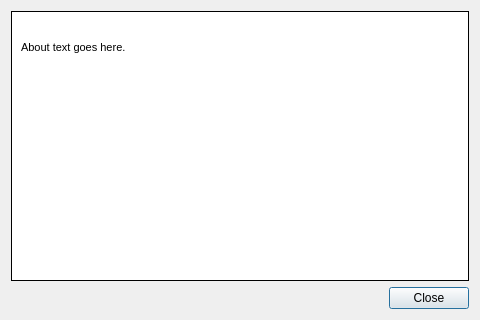
<?xml version="1.0" encoding="UTF-8"?>
<ui version="4.0">
 <class>Plugins::SWAT::AboutDialog</class>
 <widget class="QDialog" name="Plugins::SWAT::AboutDialog">
  <property name="geometry">
   <rect>
    <x>0</x>
    <y>0</y>
    <width>480</width>
    <height>320</height>
   </rect>
  </property>
  <property name="windowTitle">
   <string>About SWAT</string>
  </property>
  <property name="windowIcon">
   <iconset>
    <normaloff>:/SWAT/app.png</normaloff>:/SWAT/app.png</iconset>
  </property>
  <property name="sizeGripEnabled">
   <bool>false</bool>
  </property>
  <property name="modal">
   <bool>true</bool>
  </property>
  <layout class="QVBoxLayout" name="verticalLayout_2">
   <item>
    <widget class="QFrame" name="frame">
     <property name="styleSheet">
      <string notr="true">background-color: white;</string>
     </property>
     <property name="frameShape">
      <enum>QFrame::Box</enum>
     </property>
     <layout class="QVBoxLayout" name="verticalLayout">
      <item>
       <widget class="QLabel" name="lblLogo">
        <property name="sizePolicy">
         <sizepolicy hsizetype="Preferred" vsizetype="Fixed">
          <horstretch>0</horstretch>
          <verstretch>0</verstretch>
         </sizepolicy>
        </property>
        <property name="text">
         <string/>
        </property>
        <property name="pixmap">
         <pixmap>:/SWAT/logo_320.png</pixmap>
        </property>
        <property name="scaledContents">
         <bool>false</bool>
        </property>
        <property name="alignment">
         <set>Qt::AlignHCenter|Qt::AlignTop</set>
        </property>
        <property name="margin">
         <number>5</number>
        </property>
       </widget>
      </item>
      <item>
       <widget class="QLabel" name="lblAbout">
        <property name="sizePolicy">
         <sizepolicy hsizetype="Preferred" vsizetype="Expanding">
          <horstretch>0</horstretch>
          <verstretch>0</verstretch>
         </sizepolicy>
        </property>
        <property name="font">
         <font>
          <pointsize>8</pointsize>
         </font>
        </property>
        <property name="frameShape">
         <enum>QFrame::NoFrame</enum>
        </property>
        <property name="text">
         <string>About text goes here.</string>
        </property>
        <property name="alignment">
         <set>Qt::AlignLeading|Qt::AlignLeft|Qt::AlignTop</set>
        </property>
        <property name="wordWrap">
         <bool>true</bool>
        </property>
        <property name="margin">
         <number>5</number>
        </property>
        <property name="openExternalLinks">
         <bool>false</bool>
        </property>
       </widget>
      </item>
     </layout>
    </widget>
   </item>
   <item>
    <widget class="QDialogButtonBox" name="buttonBox">
     <property name="orientation">
      <enum>Qt::Horizontal</enum>
     </property>
     <property name="standardButtons">
      <set>QDialogButtonBox::Close</set>
     </property>
    </widget>
   </item>
  </layout>
 </widget>
 <resources/>
 <connections>
  <connection>
   <sender>buttonBox</sender>
   <signal>accepted()</signal>
   <receiver>Plugins::SWAT::AboutDialog</receiver>
   <slot>accept()</slot>
   <hints>
    <hint type="sourcelabel">
     <x>248</x>
     <y>254</y>
    </hint>
    <hint type="destinationlabel">
     <x>157</x>
     <y>274</y>
    </hint>
   </hints>
  </connection>
  <connection>
   <sender>buttonBox</sender>
   <signal>rejected()</signal>
   <receiver>Plugins::SWAT::AboutDialog</receiver>
   <slot>reject()</slot>
   <hints>
    <hint type="sourcelabel">
     <x>316</x>
     <y>260</y>
    </hint>
    <hint type="destinationlabel">
     <x>286</x>
     <y>274</y>
    </hint>
   </hints>
  </connection>
 </connections>
</ui>
